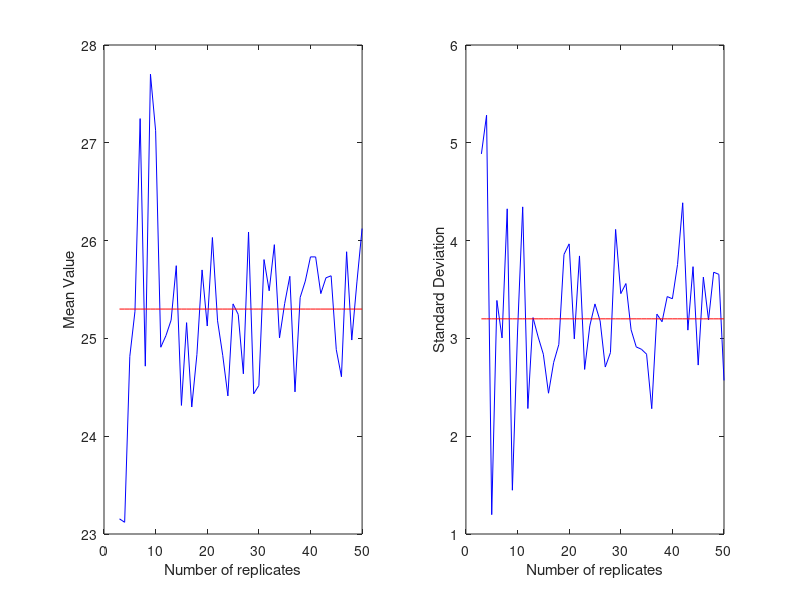
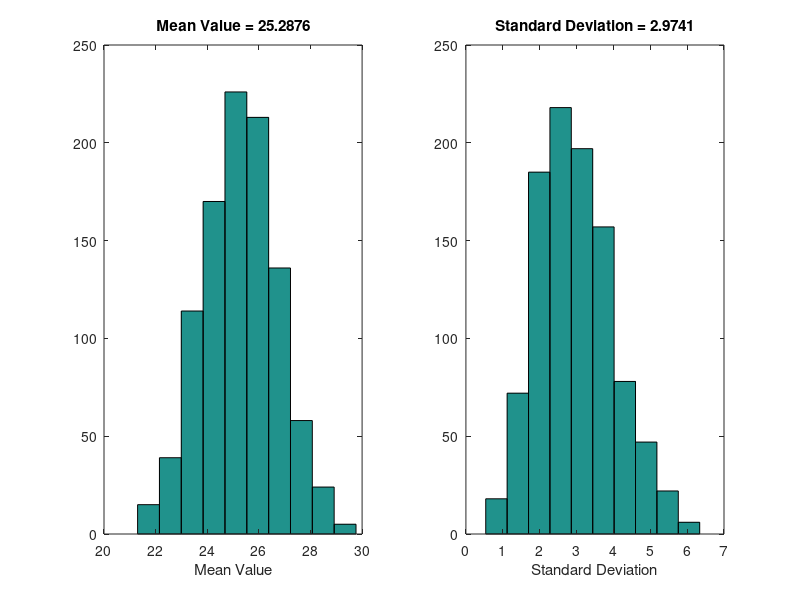

MATLAB code for these plots, in order: (Note: this script raises an error after producing the figures.)
%% The Central Limit Theorem
% The Central Limit Theorem is the mainstay of data analysis. The percursor 
% to this theorem is the Law of Large Numbers. Let's investigate this for data 
% sampled from a normal distribution. In this simulation we imagine that we are 
% measuring a variable in an experiment and that the variable is distributed according 
% to a normal distirbution with a set mean and standard deviation. We know that 
% when we take only a small number of replicates of the measurement tha we will 
% get a poor estimate of the real value of that variable. So here we will investigate 
% how many replicates we need to get a good estimate of the mean of the value. 
% We may also be interested in the standard devaiation of the original distribution 
% and so we will investigate that as well. 

% Specify the mean and standard deviation of the normal distribution
mean_value = 25.3;
std_dev    = 3.2;

% Generate single samples of different numbers of replicates and calculate
% their means and standard deviations
n_replicates = 3 : 50;

expt_means = zeros(length(n_replicates),1);
expt_std   = zeros(length(n_replicates),1);

for i_expt = 1 : length(n_replicates)
    
    data = mean_value + std_dev*randn([n_replicates(i_expt),1]);
    
    expt_means(i_expt) = mean(data);
    expt_std(i_expt)   = std(data);
end

figure(1)
subplot(1,2,1)
plot(n_replicates, expt_means, 'b-', n_replicates, mean_value*ones(size(n_replicates)), 'r-')
xlabel('Number of replicates')
ylabel('Mean Value')

subplot(1,2,2)
plot(n_replicates, expt_std, 'b-', n_replicates, std_dev*ones(size(n_replicates)), 'r-')
xlabel('Number of replicates')
ylabel('Standard Deviation')
%% 
% We can see from this that there is a lot of scatter about the actual mean 
% and standard deviation values, and the difference from the actual values can 
% be quite large. However, as we take more and more replicates, our estimates 
% of the mean and standard deviation of the original distribution become better. 
% 
% _*Exercise:* Change the values of the mean and standard deviation and investigate 
% how many replicates are needed for the mean and standard deviation from the 
% experiments to agree well with the actual values (note that you will have to 
% specify how good that agreement should be). _
% 
% The above simulation does not really test the Central Limit Theorem. To do 
% that, we need to look at the distribution of means and standard deviations derived 
% from many different experiments using the same number of replicates. We will 
% look at this in the simluation that follows where we specifiy a reasonably small 
% number of replicates, but we repeat that experiment with 5 replicates 1000 times. 
% We can then plot a histogram of the means from each of these 1000 experiments 
% and calculate the mean of that distribution. 

% Specifiy the number experiments.
n_expts      = 1000;
n_replicates = 5;

expt_means = zeros(n_expts, 1);
expt_std   = zeros(n_expts, 1);

for i_expt = 1 : n_expts
    
    data = mean_value + std_dev*randn([n_replicates,1]);
    
    expt_means(i_expt) = mean(data);
    expt_std(i_expt) = std(data);
       
end

figure(2)
subplot(1,2,1)
hist(expt_means)
xlabel('Mean Value')
title(['Mean Value = ' num2str(mean(expt_means))])

subplot(1,2,2)
hist(expt_std)
xlabel('Standard Deviation')
title(['Standard Deviation = ' num2str(mean(expt_std))])
%% 
% We can see that this gives a very close value for the mean of the original 
% distribution. The standard deviation is close, but not quite as accurate as 
% the mean value. 
% 
% _*Exercise:* Investigate the accuracy of the mean and standard deviation as 
% you change the number of replicates and the number of experiments separately._
% 
% _*Exercise:* Keeping the number of replicates and experiments constant, vary 
% the mean and standard deviation of the original distribution and see how this 
% affects the accuracy of the mean and standard deviation obtained from the experiments. 
% _
% 
% These results may not be too surprising because we have started with a normal 
% distribtion. The power of the Central Limit Theorem lies in the fact that it 
% applies for almost any original distribution. In what follow we will repeat 
% the simulation but use a Poisson distribution as our original. The distirbution 
% of mean values from all the experiments will approximate a normal distirbution 
% whose mean value is very close to the mean of the original distribution. 

% Specify the mean of the Poisson distribution
lambda_p = 5.0;

% Specifiy the number experiments.
n_expts      = 1000;
n_replicates = 5;

expt_means = zeros(n_expts, 1);
expt_std   = zeros(n_expts, 1);

for i_expt = 1 : n_expts
    
    data = PoissonRNGMMEES(lambda_p, n_replicates);
    
    expt_means(i_expt) = mean(data);
    expt_std(i_expt) = std(data);
       
end

figure(3)
subplot(1,2,1)
hist(expt_means)
xlabel('Mean Value')
title(['Mean Value = ' num2str(mean(expt_means))])

subplot(1,2,2)
hist(expt_std.^2)
xlabel('Variance')
title(['Variance = ' num2str(mean(expt_std.^2))])
%% 
% This may seem great in that it means effectively that we do not need to worry 
% about the shape of the original distribution ? the mean and variance of our 
% experiment will be close to those of the original distribution. However, there 
% is a problem. If the origianl distirbution has what is called a fat-tail, then 
% the whole process breaks down (because the assumptions used in proving the theorem 
% no longer hold). As an example of this we will look at the case of the Cauchy 
% distribution. 

% Specify the parameters of the Cuachy Distribution
a = 0.0;
b = 1.0;

% Specifiy the number experiments.
n_expts      = 1000;
n_replicates = 5;

expt_means = zeros(n_expts, 1);
expt_std   = zeros(n_expts, 1);

for i_expt = 1 : n_expts
    
    data = CauchyRNGMMEES(a, b, n_replicates);
    
    expt_means(i_expt) = mean(data);
    expt_std(i_expt) = std(data);
       
end

figure(4)
subplot(1,2,1)
hist(expt_means)
xlabel('Mean Value')
title(['Mean Value = ' num2str(mean(expt_means))])

subplot(1,2,2)
hist(expt_std)
xlabel('Standard Deviation')
title(['Standard Deviation = ' num2str(mean(expt_std))])
%% 
% Here we see that first of all the distribution of experiment mean values looks 
% nothing like a normal distribution. Also, the mean of that distribution is not 
% close to the actuall median. The reason for this is that the Cauchy distribution 
% does not have a defined mean or variance because of the existence of fat tails. 
% These fat tails mean that the distribution does not drop to zero at $\pm \infty$as 
% fast as the normal distribution does, and so its mean is infinite. The moral 
% of the story is that the Central Limit Theorem is a wonderful thing, but we 
% need to be sure that the conditions under which is satisfied actually hold.